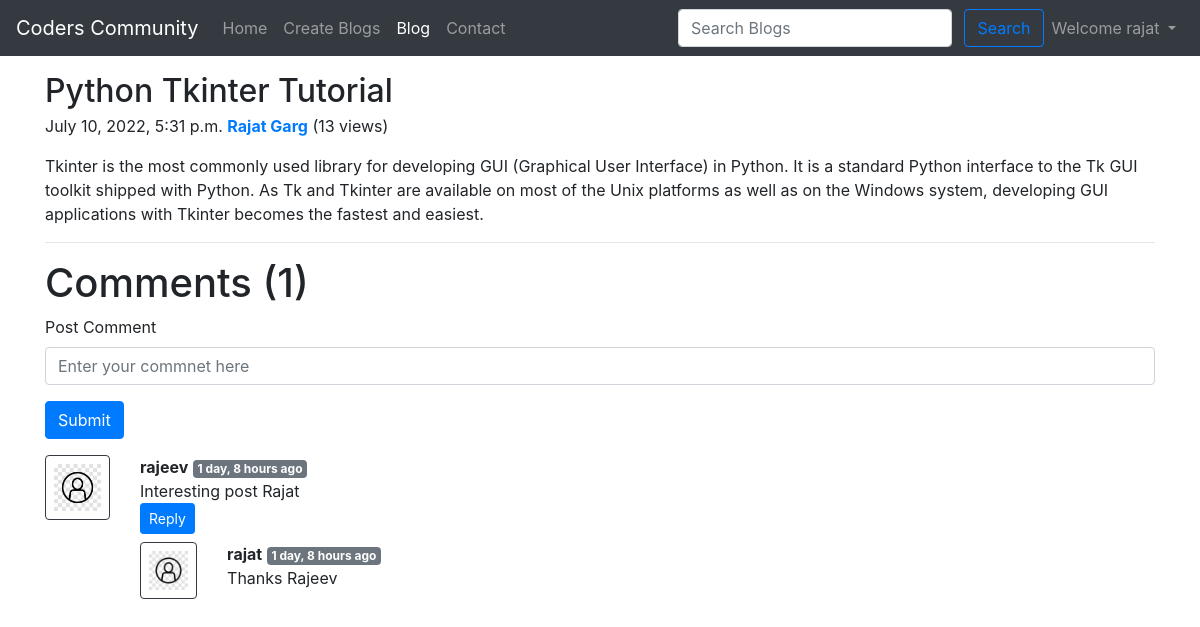
/blog/Python (signed in), run on the app's committed database.
### blog/models.py (models this page shows, shortened)
class Post(models.Model):
    sno=models.AutoField(primary_key=True)
    title=models.CharField(max_length=50)
    content=models.TextField()
    author=models.CharField(max_length=50)
    authorDesc=models.CharField(max_length=250)
    user = models.ForeignKey(User, blank=True, null=True,
                             on_delete=models.CASCADE)
    slug=models.CharField(max_length=100)
    views=models.IntegerField(default=0)
    timeStamp=models.DateTimeField(blank=True)

class BlogComment(models.Model):
    sno=models.AutoField(primary_key=True)
    comment=models.TextField()
    user=models.ForeignKey(User,on_delete=models.CASCADE)
    post=models.ForeignKey(Post,on_delete=models.CASCADE)
    parent=models.ForeignKey('self',on_delete=models.CASCADE,null=True)
    timestamp=models.DateTimeField(default=now)
    def __str__(self):
        return self.comment[:13]+"..."+" by "+self.user.username

### blog/views.py (the view)
# urls.py: path('<str:slug>',views.blogPost,name="blogPost"),
def blogPost(request,slug):
    try:
        post=Post.objects.filter(slug=slug).first()
        post.views+=1
        post.save()
        comments=BlogComment.objects.filter(post=post,parent=None)
        replies=BlogComment.objects.filter(post=post).exclude(parent=None)
        replyDict={}
        for reply in replies:
            if reply.parent.sno not in replyDict.keys():
                replyDict[reply.parent.sno]=[reply]
            else:
                replyDict[reply.parent.sno].append(reply)
        print(replyDict)
        context={'post':post,"comments":comments,"user":request.user,'replyDict':replyDict}
        return render(request,"blog/blogPost.html",context)
    except Exception as e:
        return HttpResponse("Error 404! Not found")

### blog/templatetags/extras.py (called while the page is built)
@register.filter(name="get_val")
def get_val(dict,key):
    return dict.get(key)

### templates/blog/blogPost.html (shortened to what this page needs)
{% extends 'base.html' %} {% block title %} BlogPost {% endblock title %}
{%block blogactive %} active {% endblock blogactive %} {% block body %}
{% load humanize %}
{% load extras %}
<div class="container my-3">
  <h2 class="blog-post-title mb-1">{{post.title}}</h2>
  <p class="blog-post-meta">
    {{post.timeStamp}} <b><a href="/about/{{post.author}}">{{post.author}}</a></b>
    (<span>{{post.views}} views</span>)
  </p>
  <p>{{post.content|safe}}</p>
  <hr />
</div>
<div class="container">
  <h1>Comments ({{comments.count}})</h1>
  <div class="my-2">
    {% if user.is_authenticated %}
    <form action="/blog/postComment" method="post">
      <div class="form-group">
        <label for="exampleInputEmail1">Post Comment</label>
        <input
          type="text"
          name="comment"
          class="form-control"
          placeholder="Enter your commnet here"
        />
      </div>
      <button type="submit" class="btn btn-primary">Submit</button>
    </form>
    {% else %}
    <p>Please login to post a comment</p>
    {% endif %}
  </div>
  {% for comment in comments %}
  <div class="row my-3">
    <div class="col-md-1">
      <img
        src="/static/img/test_image.jpg"
        class="rounded mx-auto d-block w-100 p-2 border border-dark"
        alt=""
      />
    </div>
    <div class="col-md-11">
      <b>{{comment.user.username}}</b>
      <span class="badge badge-secondary">
        {{comment.timestamp |naturaltime}}</span
      >
      <div>{{comment.comment}}</div>
      <div class="reply mx-0">
          {% if user.is_authenticated %}
        <button class="btn btn-sm btn-primary" type="button" data-toggle="collapse"
        data-target="#replyBox{{comment.sno}}" aria-expanded="false" aria-controls="replyBox{{comment.sno}}" >
            Reply
        </button>
        {% else %}
        <button class="btn btn-sm btn-primary" type="button" data-toggle="collapse"
        data-target="#replyBox{{comment.sno}}" aria-expanded="false" aria-controls="replyBox{{comment.sno}}" disabled>
           Login To Reply
        </button>
        {% endif %}
          <div class="replies  my-2">
             {% for reply in replyDict|get_val:comment.sno %}
             <div class="row my-2">
                <div class="col-md-1">
            <img src="/static/img/test_image.jpg" class="rounded mx-auto d-block w-100 p-2 border border-dark" alt=""/>
                </div>
                <div class="col-md-11">
                    <b>{{reply.user.username}}</b>
      <span class="badge badge-secondary">
        {{reply.timestamp |naturaltime}}</span
      >
      <div>{{reply.comment}}</div>
                </div>
                <br>
            </div>
             {% endfor %}
          </div>
      </div>
    </div>
  </div>
  {% endfor %}
</div>
{% endblock body %}

### templates/base.html (shortened to what this page needs)
<!DOCTYPE html>
<html lang="en">
  <head>
    <link
      rel="stylesheet"
      href="https://cdn.jsdelivr.net/npm/bootstrap@4.3.1/dist/css/bootstrap.min.css"
    />
  </head>
  <body>
    <nav class="navbar navbar-expand-lg navbar-dark bg-dark">
      <a class="navbar-brand" href="/">Coders Community</a>
      <div class="collapse navbar-collapse" id="navbarSupportedContent">
        <ul class="navbar-nav mr-auto">
          <li class="nav-item {% block homeactive %}{% endblock homeactive %}">
            <a class="nav-link" href="/"
              >Home <span class="sr-only">(current)</span></a
            >
          </li>
          {% if user.is_authenticated %}
          <li class="nav-item  {% block createBlogactive %}{% endblock createBlogactive %} ">
            <a class="nav-link" href="/create-blog">Create Blogs</a>
          </li>
          {% endif %}
          <li class="nav-item {% block blogactive %}{% endblock blogactive %}">
            <a class="nav-link" href="/blog">Blog</a>
          </li>
          <li class="nav-item {% block contactactive %}{% endblock contactactive %}">
            <a class="nav-link" href="/contact">Contact</a>
          </li>
        </ul>
        <div class="ml-auto form-inline">
        <form method="get" action="/search" class=" my-2 my-lg-0">
          <input
            name="query"
            id="search"
            class="form-control mr-sm-2"
            type="search"
            placeholder="Search Blogs"
            aria-label="Search"
          />
          <button class="btn btn-outline-primary my-2 my-sm-0" type="submit">
            Search
          </button>
        </form>
         {% if user.is_authenticated %}
         <ul class="navbar-nav">
          <li class="nav-item dropdown">
            <a class="nav-link dropdown-toggle" href="#" id="navbarDropdown" role="button" data-toggle="dropdown" aria-expanded="false">
              Welcome {{request.user}}
            </a>
          </li>
         </ul>
        </div>
         {% endif %}
      </div>
    </nav>
    {% block body %} {% endblock body %}
  </body>
</html>

### data on the page
Post: title "Python Tkinter Tutorial", timeStamp "July 10, 2022, 5:31 p.m.", author "Rajat Garg", views "13", content "Tkinter is the most commonly used library for developing GUI (Graphical User Interface) in Python. It is a standard Python interface to the Tk GUI toolkit shipped with Python. As Tk and Tkinter are available on most of the Unix platforms as well as on the Windows system, developing GUI applications with Tkinter becomes the fastest and easiest."
BlogComment: user.username "rajeev", timestamp "1 day, 8 hours ago", comment "Interesting post Rajat"
BlogComment: user.username "rajat", timestamp "1 day, 8 hours ago", comment "Thanks Rajeev"

### other printed values
{{ request.user }} "rajat"
{{ comments.count }} "1"
